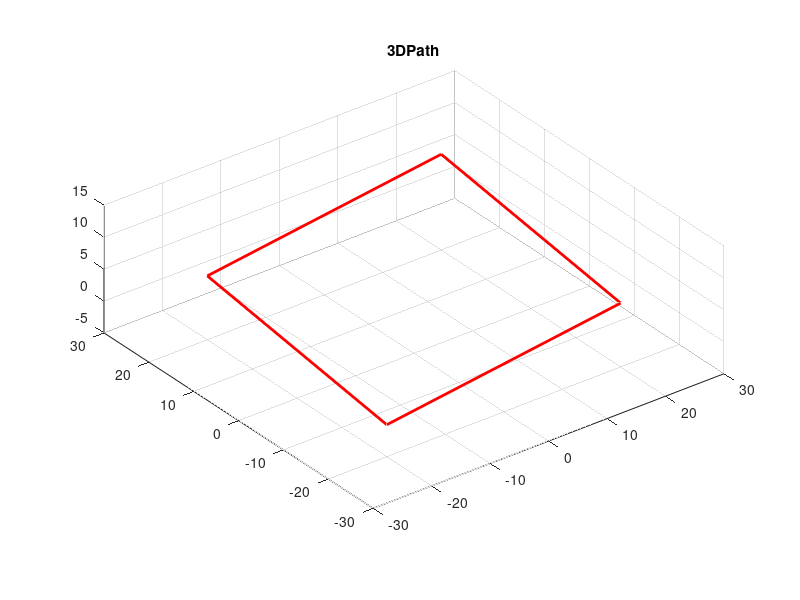

Here is the MATLAB script that generated this plot:
function path()

path = [-20  20  20 -20 -20;
        -20 -20  20  20 -20;
          0   5  10   5   0];  

figure;
hold on; grid on; axis equal;
axis([-30 30 -30 30 -5 15]);
title('3DPath');
view(3);  

% رسم المسار
plot3(path(1,:), path(2,:), path(3,:), 'r-', 'LineWidth', 2);

end
